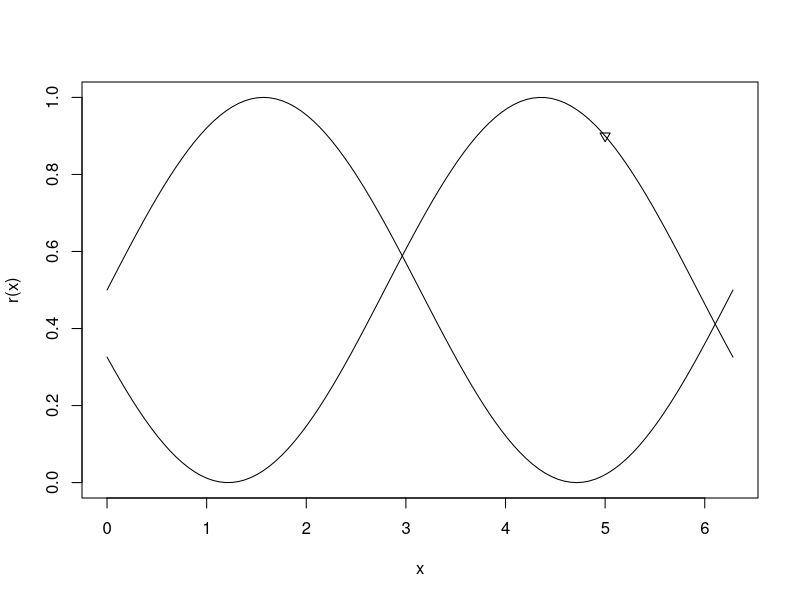
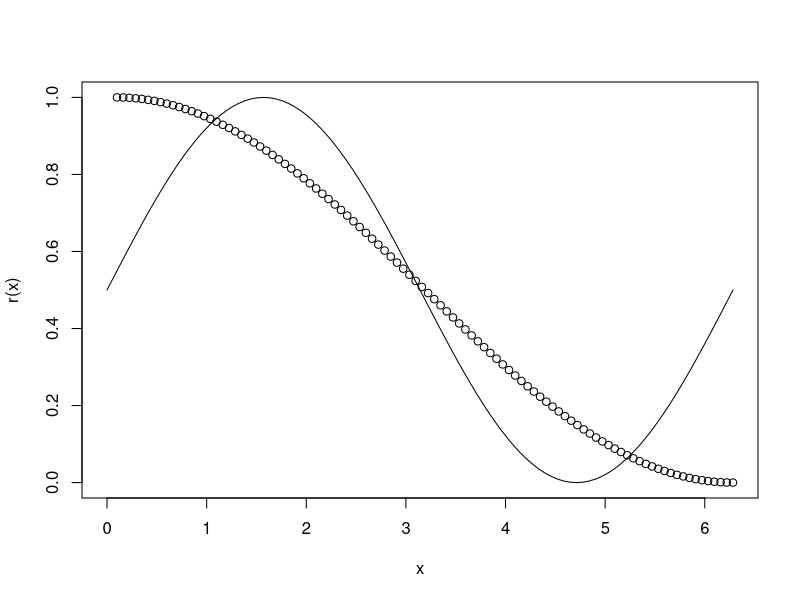
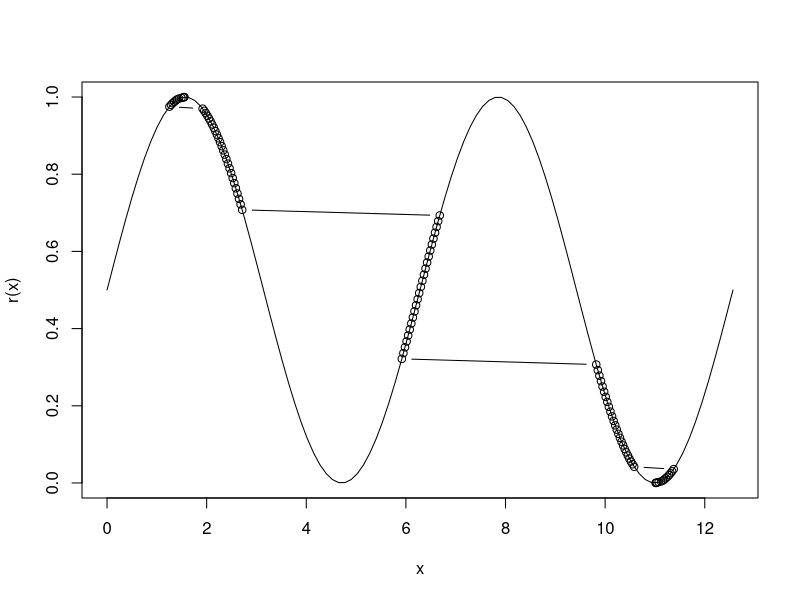
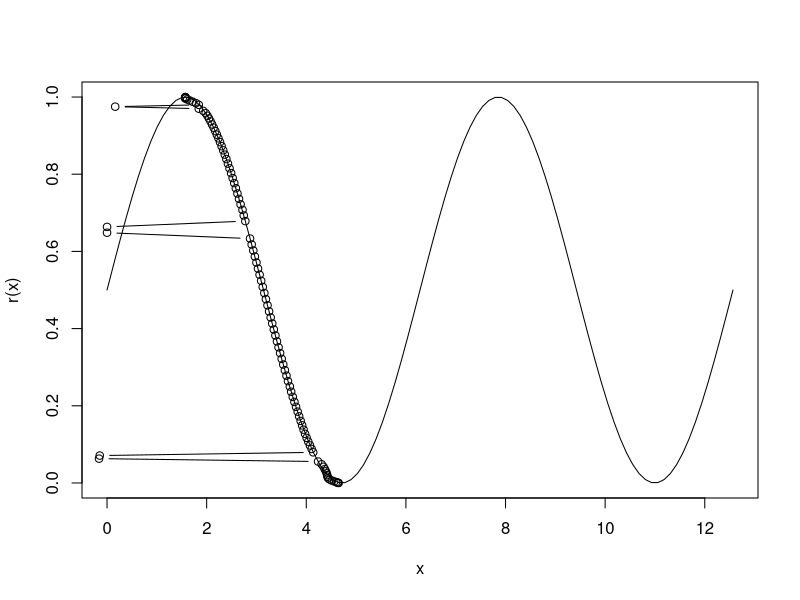
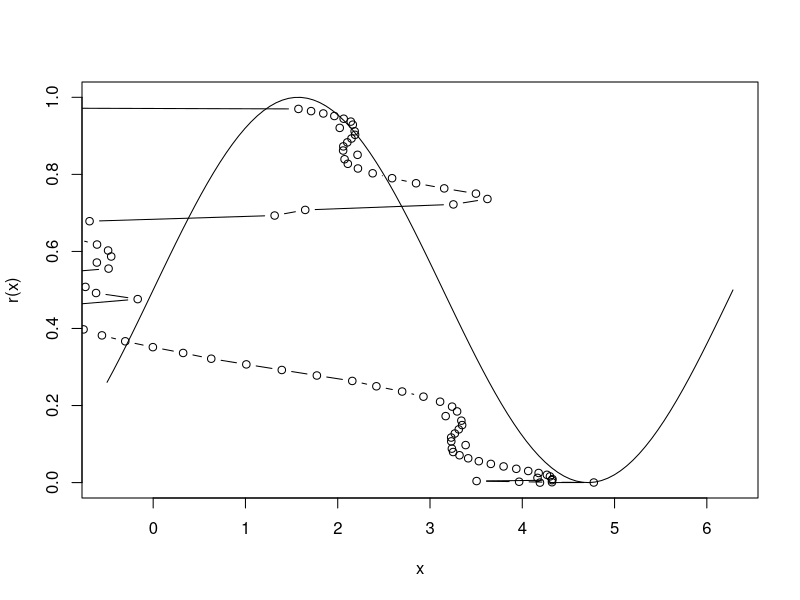
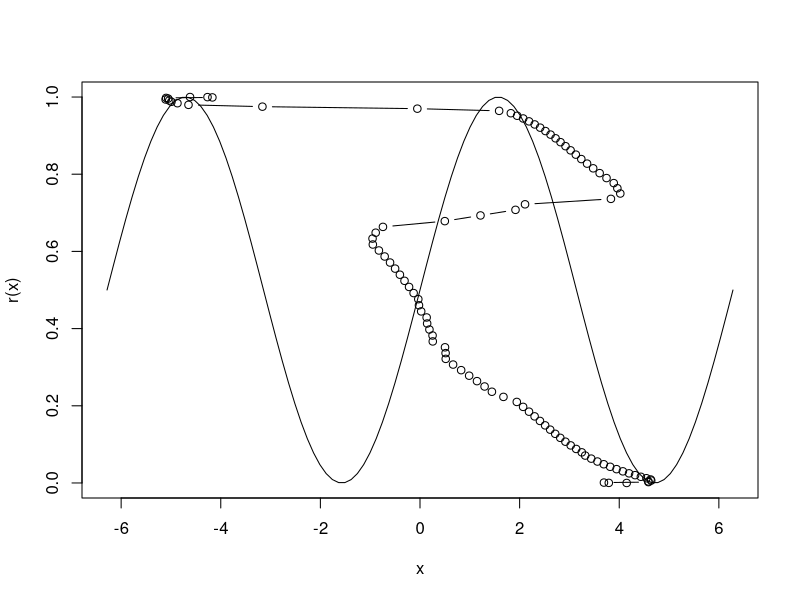
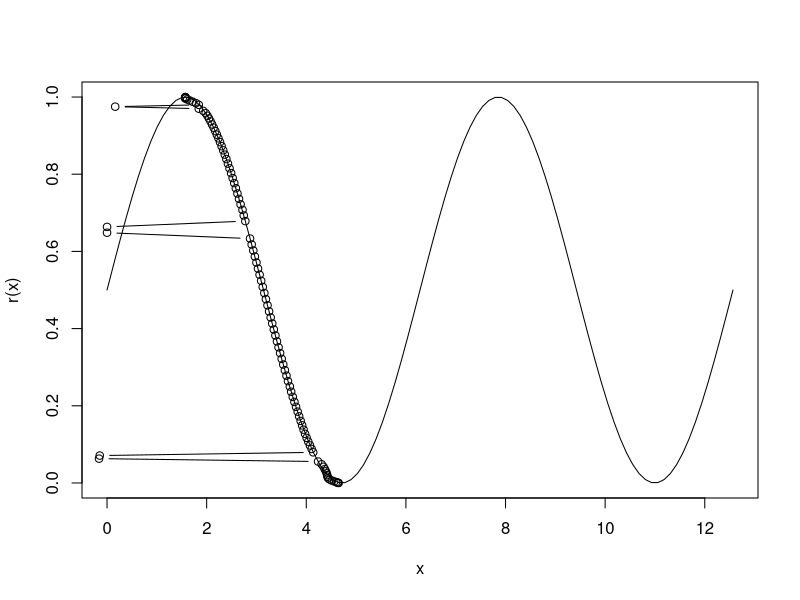
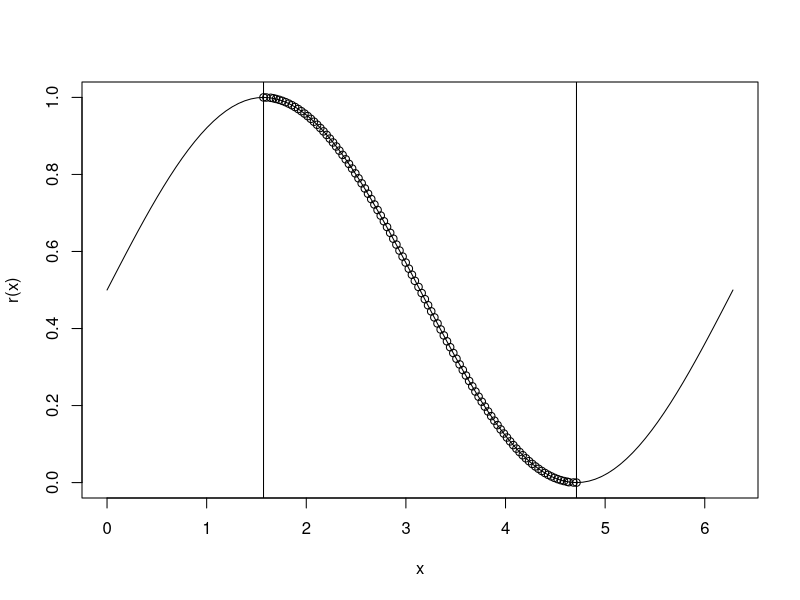

The R script that drew these images, in order: (Note: this script raises an error after producing the figures.)
## ---- chunk 1
r <- Vectorize(function(x) {
  (sin(x) + 1) / 2
})
## ---- chunk 2
o <- function(x) {
  (.9 - r(x + 5))^2
}

optR <- optim(
  par = c(5),
  fn = o,
  # This one also works:
  #gr = function(x) pracma::grad(f = o, x0 = x),
  method = "BFGS"
)

optR
## ---- chunk 3
r_prime <- function(x) r(optR$par + x)
curve(r, 0, 2 * pi)
curve(r_prime, 0, 2 * pi, add = TRUE)
points(x = 5, y = .9, pch = 25)
## ---- chunk 4
q <- matrix(ncol = 2, data = c(
  seq(0.1, 2 * pi, length.out = 100),
  (1 + sin(seq(pi / 2, 3/2 * pi, length.out = 100))) / 2
))

curve(r, 0, 2*pi)
lines(x = q[, 1], y = q[, 2], type = "b")
## ---- chunk 5
o2 <- function(x) {
  log(1 + sum((q[, 2] - r(x + q[, 1]))^2))
}

optR2 <- optim(
  par = q[, 1],
  fn = o2,
  method = "BFGS"
)

optR2
## ---- chunk 6
q_prime <- q
q_prime[, 1] <- q_prime[, 1] + optR2$par

curve(r, 0, 4*pi)
lines(x = q_prime[, 1], y = q_prime[, 2], type = "b")
## ---- chunk 7
o3 <- function(x) {
  # data-loss:
  loss <- log(1 + sum((q[, 2] - r(x + q[, 1]))^2))
  
  # regularizer box-bounds:
  temp <- q[, 1] + x
  temp <- abs(temp[temp < 1/2*pi | temp > 3/2 * pi])
  loss <- loss + log(1 + sum(temp)^length(temp))
  
  loss
}

optR3 <- optim(
  par = q[, 1],
  fn = o3,
  method = "BFGS"
)

optR3
## ---- chunk 8
q_prime <- q
q_prime[, 1] <- q_prime[, 1] + optR3$par

curve(r, 0, 4*pi)
lines(x = q_prime[, 1], y = q_prime[, 2], type = "b")
## ---- chunk 9
o4 <- function(x) {
  # data-loss:
  loss <- log(1 + sum((q[, 2] - r(x + q[, 1]))^2))
  
  # regularizer box-bounds:
  temp <- q[, 1] + x
  temp <- abs(temp[temp < 1/2*pi | temp > 3/2 * pi])
  loss <- loss + log(1 + sum(temp)^length(temp))
  
  # regularizer negative intervals:
  temp <- q[, 1] + x
  neg <- c()
  for (i in seq_len(length.out = length(x) - 1)) {
    l <- temp[i + 1] - temp[i]
    if (l < 0) {
      neg <- c(neg, l)
    }
  }
  if (length(neg) > 0) {
    neg <- abs(neg)
    loss <- loss + log(1 + sum(neg)^length(neg))
  }
  
  
  loss
}

optR4 <- optim(
  par = q[, 1],
  fn = o4,
  method = "BFGS"
)

optR4
## ---- chunk 10
q_prime <- q
q_prime[, 1] <- q_prime[, 1] + optR4$par

curve(r, -.5, 2*pi)
lines(x = q_prime[, 1], y = q_prime[, 2], type = "b")
## ---- chunk 11
temp <- c()
for (i in seq_len(length.out = nrow(q) - 1)) {
  temp <- c(temp, q[i + 1, 1] - q[i, 1])
}
mu <- mean(temp)
mu
## ---- chunk 12
o5 <- function(x) {
  loss <- 0
  # data-loss:
  loss <- loss + log(1 + .01 * sum((q[, 2] - r(x + q[, 1]))^2))
  
  # regularizer box-bounds:
  temp <- q[, 1] + x
  temp <- abs(temp[temp < 1/2*pi | temp > 3/2 * pi])
  loss <- loss + log(1 + sum(temp)^length(temp))
  
  # regularizer negative intervals:
  temp <- q[, 1] + x
  neg <- c()
  for (i in seq_len(length.out = length(x) - 1)) {
    l <- temp[i + 1] - temp[i]
    if (l < 0) {
      neg <- c(neg, l)
    }
  }
  if (length(neg) > 0) {
    neg <- abs(neg)
    loss <- loss + log(1 + sum(neg)^length(neg))
  }
  
  # regularizer extreme lengths:
  temp <- q[, 1] + x
  extr <- c()
  for (i in seq_len(length.out = nrow(q) - 1)) {
    extr <- c(extr, temp[i + 1] - temp[i])
  }
  extr <- extr - mu
  loss <- loss + log(1 + sum(extr^2))
  
  
  
  loss
}

optR5 <- optim(
  par = q[, 1],
  fn = o5,
  method = "BFGS"
)

optR5
## ---- chunk 13
q_prime <- q
q_prime[, 1] <- q_prime[, 1] + optR5$par

curve(r, -2*pi, 2*pi)
lines(x = q_prime[, 1], y = q_prime[, 2], type = "b")
## ---- chunk 14
q_prime <- q
q_prime[, 1] <- q_prime[, 1] + optR3$par

curve(r, 0, 4*pi)
lines(x = q_prime[, 1], y = q_prime[, 2], type = "b")
## ---- chunk 15
qx_exp <- q[, 1] - (q[1, 1]) # NOT min!
qx_exp <- qx_exp / (max(qx_exp) - min(qx_exp))
## ---- chunk 16
o6 <- function(x, isGrad = FALSE, noPrint = FALSE) {
  # data-loss:
  loss <- log(1 + sum((q[, 2] - r(x + q[, 1]))^2))
  
  # regularizer box-bounds:
  temp <- q[, 1] + x
  temp <- abs(temp[temp < 1/2*pi | temp > 3/2 * pi])
  if (length(temp) > 0) {
    loss <- loss + log(1 + sum(temp)^length(temp))
    # loss <- loss + log(1 + sum(temp^2)^length(temp))
    # loss <- loss + log(1 + sum(temp)^log(1 + length(temp)))
    # loss <- loss + log(1 + sum(temp))^log(1 + length(temp))
    # loss <- loss + log(1 + sum(temp)^sqrt(length(temp)))
  }
  
  # deviation from expected distance:
  temp <- q[, 1] + x
  temp <- temp - temp[1]
  temp <- temp / (max(temp) - min(temp))
  loss <- loss + log(1 + sum((temp - qx_exp)^2))
  
  # This works only when we use the previous regularizer but not stand-alone.
  # Tikhonov:
  # temp <- x - mean(x)
  # if (sd(x) != 0) {
  #   temp <- temp / sd(x)
  # }
  # loss <- loss + log(1 + sum(temp^2))
  
  # Tikhonov alternative (preferred):
  temp <- q[, 1] + x
  temp <- temp - mean(temp)
  if (sd(temp) != 0) {
    temp <- temp / sd(temp)
  }
  loss <- loss + log(1 + sum(temp^2))
  
  if (!isGrad && !noPrint) print(loss)
  loss
}

optR6 <- optim(
  par = rep(pi/2, nrow(q)), # let's use the offset of the box-bounds!
  fn = o6,
  method = "BFGS",
  gr = function(x) pracma::grad(f = function(t) o6(t, TRUE), x0 = x)
)

optR6
## ---- chunk 17
q_prime <- q
q_prime[, 1] <- q_prime[, 1] + optR6$par

curve(r, 0, 2*pi)
lines(x = q_prime[, 1], y = q_prime[, 2], type = "b")
abline(v = pi/2)
abline(v = 3/2*pi)
## ---- chunk 18
# o_om, o_om_r1r2 were moved
## ---- chunk 19
opt_om <- optim(
  par = rep(pi/2, nrow(q)),
  fn = o_om,
  method = "BFGS"#,
  #gr = function(x) pracma::grad(f = function(t) o_om(t, TRUE), x0 = x)
)

opt_om
## ---- chunk 20
q_prime <- q
q_prime[, 1] <- q_prime[, 1] + opt_om$par

curve(r, 0, 4*pi)
lines(x = q_prime[, 1], y = q_prime[, 2], type = "b")
## ---- chunk 21
# o_om_grad(..) was moved to models' file..
## ---- chunk 22
opt_om_ag <- optim(
  par = rep(pi/2, nrow(q)),
  fn = o_om,
  method = "BFGS",
  gr = o_om_grad
)

opt_om_ag
## ---- chunk 23
q_prime <- q
q_prime[, 1] <- q_prime[, 1] + opt_om_ag$par

curve(r, 0, 4*pi)
lines(x = q_prime[, 1], y = q_prime[, 2], type = "b")
## ---- chunk 24
o_om_grad_desc <- function(delta = 1e-5, steps = 1e3, par = rep(pi/2, nrow(q))) {
  final_par <- par
  loss_prev <- 1e307
  while (steps > 0) {
    loss <- o_om(x = par)
    if (loss < loss_prev) {
      print(loss)
      loss_prev <- loss
      final_par <- par
    }
    
    grad <- o_om_grad(x = par)
    par <- par - delta * grad
    
    steps <- steps - 1
  }
  final_par
}
## ---- chunk 25
temp <- o_om_grad_desc(delta = .5)
## ---- chunk 26
q_prime <- q
q_prime[, 1] <- q_prime[, 1] + temp

curve(r, 0, 4*pi)
lines(x = q_prime[, 1], y = q_prime[, 2], type = "b")
